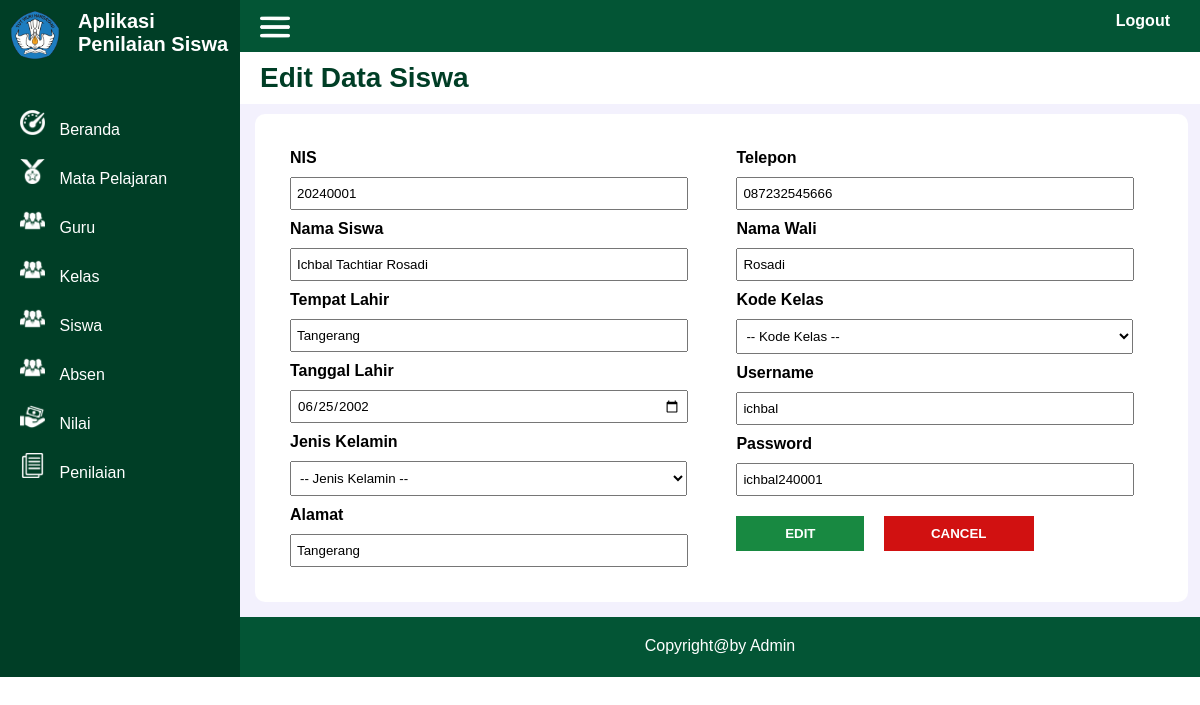
/admin/input/edit_siswa.php?nis=20240001, run on the app's committed database.
### tables this page shows
CREATE TABLE `siswa` (
  `nis` int(11) NOT NULL,
  `nm_siswa` varchar(50) NOT NULL,
  `tmp_lahir` varchar(50) NOT NULL,
  `tgl_lahir` date NOT NULL,
  `jkel` varchar(10) NOT NULL,
  `alamat` varchar(250) NOT NULL,
  `telp` varchar(12) NOT NULL,
  `nm_wali` varchar(50) NOT NULL,
  `kd_kelas` varchar(10) NOT NULL,
  `username` varchar(50) NOT NULL,
  `password` varchar(50) NOT NULL
);

### admin/input/edit_siswa.php (the view, shortened to what this page needs)
<!DOCTYPE html>
<html lang="en">
<head>
    <link rel="stylesheet" href="../../css/style.css">
</head>
<body>
    <div class="container">
    <div class="side-kiri">
            <div class="identitas">
                <div class="logo">
                    <img src="../../gambar/logo.png">
                </div>
                <div class="judul">
                Aplikasi Penilaian Siswa
                </div>
            </div>
            <div class="side-menu">
                <img src="../../gambar/dashboard.png">
                <a href="../beranda.php">Beranda</a>
            </div>
            <div class="side-menu">
                <img src="../../gambar/jabatan.png">
                <a href="../tampilan/data_matpel.php">Mata Pelajaran</a>
            </div>
            <div class="side-menu">
                <img src="../../gambar/pegawai.png">
                <a href="../tampilan/data_guru.php">Guru</a>
            </div>
            <div class="side-menu">
                <img src="../../gambar/pegawai.png">
                <a href="../tampilan/data_kelas.php">Kelas</a>
            </div>
            <div class="side-menu">
                <img src="../../gambar/pegawai.png">
                <a href="../tampilan/data_siswa.php">Siswa</a>
            </div>
            <div class="side-menu">
                <img src="../../gambar/pegawai.png">
                <a href="../tampilan/data_absen.php">Absen</a>
            </div>
            <div class="side-menu">
                <img src="../../gambar/gaji.png">
                <a href="../tampilan/data_nilai.php">Nilai</a>
            </div>
            <div class="side-menu">
                <img src="../../gambar/penilaian.png">
                <a href="../tampilan/penilaian.php">Penilaian</a>
            </div>
        </div>
        <div class="side-kanan">
            <div class="kepala">
            <div class="kepala-garis"><img src="../../gambar/garis.png"></div>
                <div class="logout"><a href="../../logout.php">Logout</a></div>
            </div>
            <div class="judul-halaman">
                <h1>Edit Data Siswa</h1>
            </div>
            <div class="halaman-beranda">
                <div class="kotak_input">
                <?php
include "../../koneksi.php";
$nis = $_GET['nis'];
$sql = "SELECT * FROM siswa WHERE nis='$nis'";
$result = mysqli_query($koneksi, $sql);
$data = mysqli_fetch_assoc($result);
?>
                <form method="POST" action="">
                    <div class="label">NIS</div>
                    <input type="text" name="nis" value="<?php echo $data['nis']; ?>" readonly>
                    <div class="label">Nama Siswa</div>
                    <input type="text" name="nm_siswa" value="<?php echo $data['nm_siswa']; ?>">
                    <div class="label">Tempat Lahir</div>
                    <input type="text" name="tmp_lahir" value="<?php echo $data['tmp_lahir']; ?>">
                    <div class="label">Tanggal  Lahir</div>
                    <input type="date" name="tgl_lahir" value="<?php echo $data['tgl_lahir']; ?>">
                    <div class="label">Jenis Kelamin</div>
                    <select  name="jkel">
                            <option>-- Jenis Kelamin --</option>
                        </select >
                    <div class="label">Alamat</div>
                    <input type="text" name="alamat" value="<?php echo $data['alamat']; ?>">
                </div>
                <div class="kotak_input">
                    <div class="label">Telepon</div>
                    <input type="text" name="telp" value="<?php echo $data['telp']; ?>">
                    <div class="label">Nama Wali</div>
                    <input type="text" name="nm_wali" value="<?php echo $data['nm_wali']; ?>">
                    <div class="label">Kode Kelas</div>
                    <select  name="kd_kelas">
                        <option>-- Kode Kelas --</option>
                        </select >
                    <div class="label">Username</div>
                    <input type="text" name="username" value="<?php echo $data['username']; ?>">
                    <div class="label">Password</div>
                    <input type="text" name="password" value="<?php echo $data['password']; ?>">
                    <input type="submit" value="EDIT" name="submit">
                    <a href='../tampilan/data_siswa.php' ><button>CANCEL</button></a>
                </div>
            </div>
            <div class="kaki">
                Copyright@by Admin
            </div>
        </div>
    </div>
</body>
</html>

### css/style.css (style rules this page uses)
* { font-family: Arial, Helvetica, sans-serif; margin: 0; }
.container { width: 100%; height: auto; background-color: antiquewhite; display: flex; }
.side-kiri { width: 20%; min-height: 600px; background-color: rgb(0, 62, 38); }
.side-kanan { width: 80%; min-height: 600px; background-color: rgb(243, 241, 253); }
.identitas { display: flex; min-height: 40px; width: auto; margin-bottom: 40px; }
.logo { width: 20%; height: 40px; padding: 10px; }
.logo img { border-radius: 50%; width: 50px; height: 50px; }
.judul { width: 80%; height: 40px; padding: 10px; color: white; font-family: Helvetica; font-weight: bold; font-size: 20px; }
.side-menu { width: auto; border: 2px; color: aliceblue; padding: 10px 0px 10px 20px; align-items: center; }
.side-menu a { text-decoration: none; color: white; cursor: pointer; margin-left: 10px; }
.side-menu img { width: 25px; height: 25px; }
.kepala { width: auto; min-height: 40px; background-color: rgb(3, 85, 53); padding: 12px 30px 0px 0px; display: flex; }
.kepala-garis { width: 10%; height: 30px; }
.kepala-garis img { width: 30px; height: 30px; margin-left: 20px; }
.logout { width: 90%; height: 30px; text-align: right; }
.logout a { margin-top:20px; color: #fff; font-weight: bold; text-decoration: none; }
.judul-halaman { width: auto; min-height: 40px; text-align: right; background-color: #fff; display: flex; }
h1 { text-align: left; font-size: 28px; font-weight: bold; color: rgb(0, 62, 38); padding: 10px; margin-left: 10px; }
.halaman-beranda { width: 93%; min-height: 400px; background-color: #fff; padding: 20px; border-radius: 10px; margin: 10px 0px 0px 15px; display: flex; }
.kotak_input { width: 48%; height: auto; padding: 10px; }
.label { font-size: 16px; font-weight: bold; margin: 5px; }
input[type=text], [type=date] { width: 90%; height: 19px; border-radius: 5px solid; margin: 5px; padding: 5px; }
select { width: 93%; height: 35px; border-radius: 5px solid; padding: 5px; margin: 5px; }
input[type=submit] { width: 30%; height: 35px; border: none; margin: 5px; background-color: rgb(24, 137, 65); cursor: pointer; color: #fff; margin-top: 15px; font-weight: bold; }
button { width: 150px; height: 35px; border: none; margin: 10px; background-color: rgb(209, 17, 17); cursor: pointer; color: #fff; padding: 10px; font-weight: bold; }
.kaki { width: auto; min-height: 20px; background-color: rgb(3, 85, 53); padding: 20px; color: #fff; font-size: 16px; text-align: center; margin-top: 15px; }

### data on the page
siswa: nis "20240001", nm_siswa "Ichbal Tachtiar Rosadi", tmp_lahir "Tangerang", tgl_lahir "06/25/2002", alamat "Tangerang", telp "087232545666", nm_wali "Rosadi", username "ichbal", password "ichbal240001"
